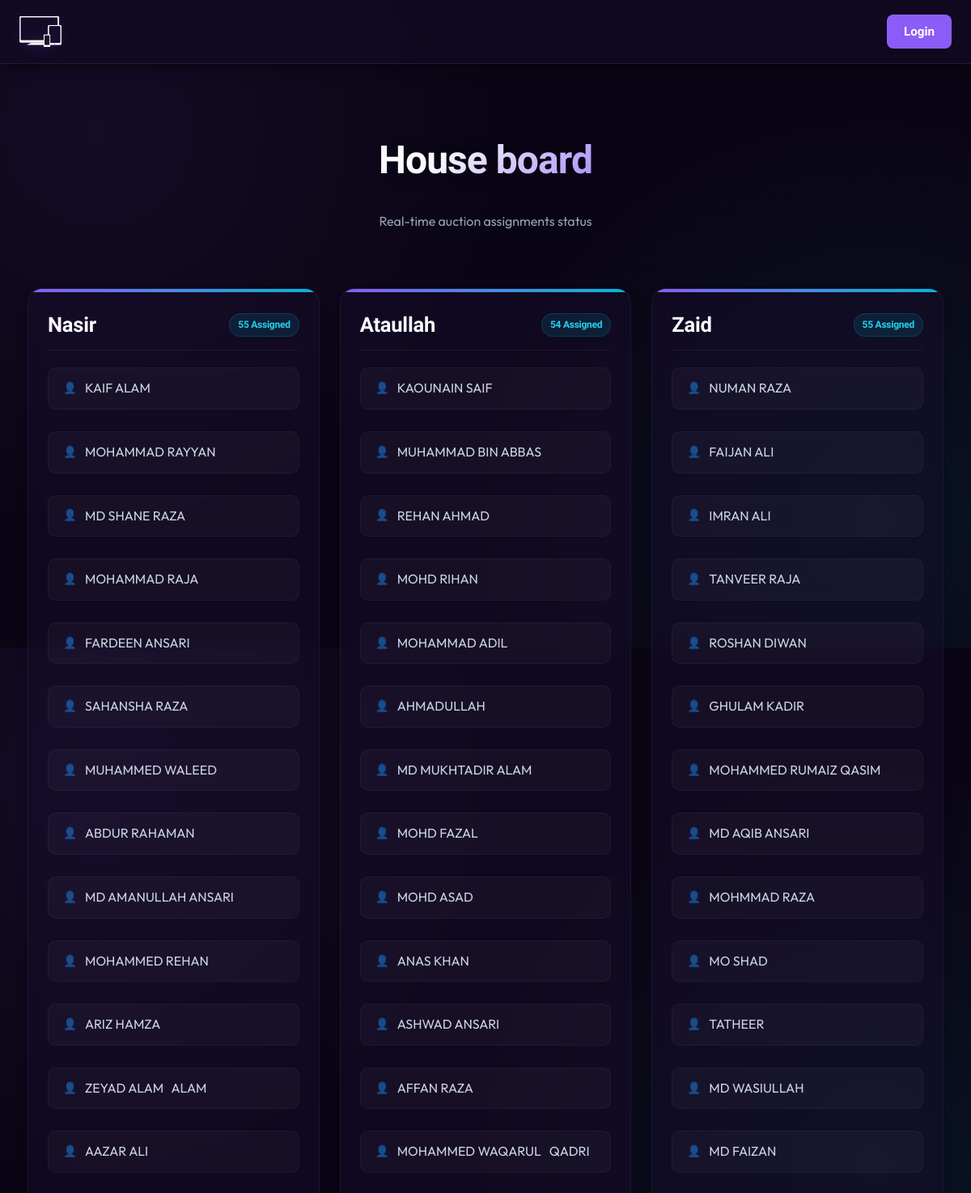
The page / (upper part) on the database its author committed.
### controller/models.py (models this page shows, shortened)
class Student(models.Model):
    user = models.OneToOneField(User, null=True, on_delete=models.CASCADE, related_name="student")
    adno = models.CharField(max_length=5, null=True, blank=True)
    name = models.CharField(max_length=50, null=True, blank=True)
    father = models.CharField(max_length=50, null=True, blank=True)
    section = models.CharField(max_length=10, null=True, blank=True)
    locality = models.CharField(max_length=50, null=True, blank=True)
    state = models.CharField(max_length=50, null=True, blank=True)
    village = models.CharField(max_length=50, null=True, blank=True)
    grade = models.CharField(max_length=3, null=True, blank=True)
    scode = models.CharField(max_length=5, null=True, blank=True)
    house = models.CharField(max_length=50, null=True, blank=True)
    category = models.CharField(max_length=50, null=True, blank=True)
    point = models.IntegerField(null=True, blank=True)
    amount = models.IntegerField(null=True, blank=True)
    assigned_by = models.ForeignKey(User, null=True, blank=True, on_delete=models.SET_NULL, related_name="assigned_students")
    assigned_at = models.DateTimeField(null=True, blank=True)

### controller/views.py (the view)
# urls.py: path('',views.website, name='webpage'),
def website(request):
    leaders = User.objects.filter(groups__name='leader')
    grouped_students = {}
    for leader in leaders:
        house_name = leader.username
        student_profile = Student.objects.filter(user=leader).first()
        if student_profile and student_profile.house:
            house_name = student_profile.house
        grouped_students[house_name] = Student.objects.filter(house=house_name).order_by('-assigned_at', 'id')
    return render(request, 'webpage.html', {
        'grouped_students': grouped_students
    })

### controller/context_processors.py (called while the page is built)
def user_groups(request):
    if request.user.is_authenticated:
        return {
            'groups': list(request.user.groups.values_list('name', flat=True))
        }
    return {'groups': []}

### controller/templates/webpage.html (shortened to what this page needs)
{% load static %}
<!DOCTYPE html>
<html lang="en">
<head>
    <link rel="stylesheet" href="{% static 'style/styles.css' %}">
</head>
<body>
    <nav>
        <div class="nav-container">
            <div class="nav-logo">
                <img src="{% static 'images/white.png' %}" alt="Logo">
            </div>
            <div class="nav-links">
                <a href="{% url 'login' %}"
                    style="background: var(--accent-primary); color: #fff; padding: 8px 20px; border-radius: 8px; font-weight: 600;">Login</a>
            </div>
        </div>
    </nav>
    <main class="main_area" style="padding-top: 40px;">
        <h1 style="font-size: 3rem; margin-top: 20px;">House board</h1>
        <p style="text-align: center; color: var(--text-muted); margin-bottom: 30px;">Real-time auction assignments
            status</p>
        <div class="houses-container">
            {% include "partials/houses.html" %}
        </div>
    </main>
</body>
</html>

### controller/templates/partials/houses.html
{% for house_name, students in grouped_students.items %}
<div class="house-box">
    <div class="house-title" data-count="{{ students|length }}">{{ house_name }}</div>
    {% if students %}
    {% for student in students %}
    <div class="student-name">{{ student.name }}{% if student.amount %} ({{ student.amount }} Rs){% endif %}</div>
    {% endfor %}
    {% else %}
    <div class="student-name" style="color: var(--text-muted);">No students</div>
    {% endif %}
</div>
{% endfor %}

### rows shown on the page
Student: grouped_students "Nasir"
Student: name "KAIF ALAM"
Student: name "MOHAMMAD RAYYAN"
Student: name "MD SHANE RAZA"
Student: name "MOHAMMAD RAJA"
Student: name "FARDEEN ANSARI"
Student: name "SAHANSHA RAZA"
Student: name "MUHAMMED WALEED"
Student: name "ABDUR RAHAMAN"
Student: name "MD AMANULLAH ANSARI"
Student: name "MOHAMMED REHAN"
Student: name "ARIZ HAMZA"
Student: name "ZEYAD ALAM ALAM"
Student: name "AAZAR ALI"
Student: grouped_students "Ataullah"
Student: name "KAOUNAIN SAIF"
Student: name "MUHAMMAD BIN ABBAS"
Student: name "REHAN AHMAD"
Student: name "MOHD RIHAN"
Student: name "MOHAMMAD ADIL"
Student: name "AHMADULLAH"
Student: name "MD MUKHTADIR ALAM"
Student: name "MOHD FAZAL"
Student: name "MOHD ASAD"
Student: name "ANAS KHAN"
Student: name "ASHWAD ANSARI"
Student: name "AFFAN RAZA"
Student: name "MOHAMMED WAQARUL QADRI"
Student: grouped_students "Zaid"
Student: name "NUMAN RAZA"
Student: name "FAIJAN ALI"
Student: name "IMRAN ALI"
Student: name "TANVEER RAJA"
Student: name "ROSHAN DIWAN"
Student: name "GHULAM KADIR"
Student: name "MOHAMMED RUMAIZ QASIM"
Student: name "MD AQIB ANSARI"
Student: name "MOHMMAD RAZA"
Student: name "MO SHAD"
Student: name "TATHEER"
Student: name "MD WASIULLAH"
Student: name "MD FAIZAN"
